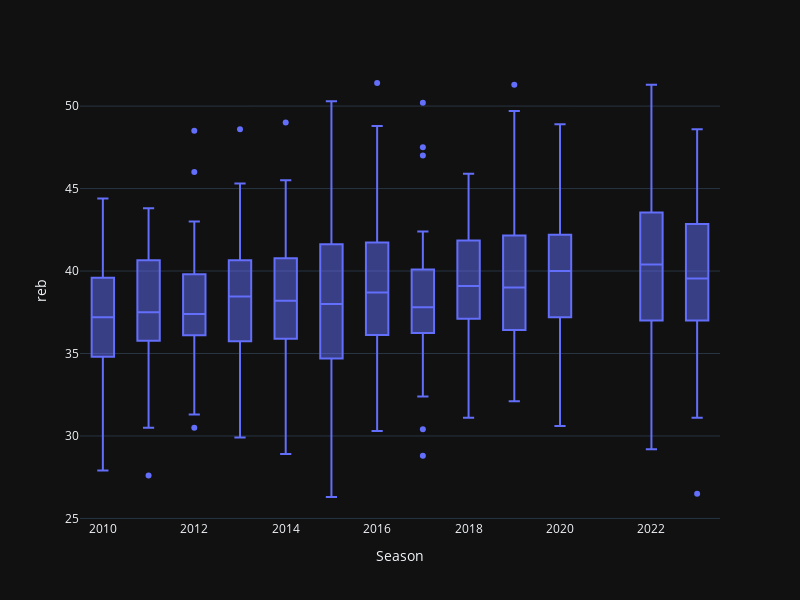

Notebook cell for this chart:
### Markdown cell above
median shots/game have increased slightly

it's becoming more common for teams to average over 70 shots per game

### Code cell
fig = px.box(df, x='Season', y='reb', width=800, height=600)
fig.update_layout(template='plotly_dark')
fig.show()

### Figure 1 — Plotly figure (JSON) as saved in the notebook; plotly's stock layout.template omitted (floating-point values rounded to 4 significant figures; data arrays with more than 128 entries replaced by an {"elided": "..."} marker saying what was removed)
{"data": [{"alignmentgroup": "True", "hovertemplate": "Season=%{x}<br>reb=%{y}<extra></extra>", "legendgroup": "", "marker": {"color": "#636efa"}, "name": "", "notched": false, "offsetgroup": "", "orientation": "v", "showlegend": false, "type": "box", "x": {"elided": "592 int values"}, "x0": " ", "xaxis": "x", "y": {"elided": "592 float values"}, "y0": " ", "yaxis": "y"}], "layout": {"boxmode": "group", "height": 600, "legend": {"tracegroupgap": 0}, "margin": {"t": 60}, "width": 800, "xaxis": {"anchor": "y", "domain": [0, 1], "title": {"text": "Season"}}, "yaxis": {"anchor": "x", "domain": [0, 1], "title": {"text": "reb"}}}}
